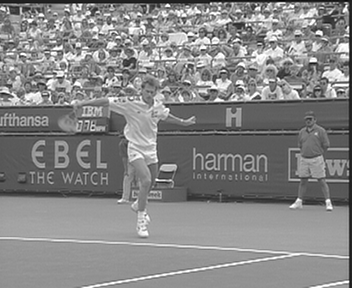
#> input picture O2/Program_Files/frame_25.png, 352 x 288 px; its folder holds 3 pictures in this run
$ python Assignment2.py
#> lines starting #> are read from the running program, lines starting #| are printed output that depends on the picture
import numpy as np
import glob
from PIL import Image
import matplotlib.pyplot as plt

## Task 4: Prediction

# Loading and opening images
img_path = glob.glob('Program_Files/*.png')
img_data = []
for path in img_path:
    img_data.append(np.array(Image.open(path)))


## Defining functions that will go in "main"
def cost_func(curr_block,prev_block):
    return np.mean((curr_block - prev_block)**2)

def get_block(img_nr, idx_y, idx_x, size=16):
    """
    Outputs a block with dimentions (size, size).

    Input description:
    img_nr: which image in img_data that is evaluated
    idx_y : index along y axis
    idx_x : index along x axis
    size  : size of block

    Return: Matrix with dimentions (size, size)
    """
    return img_data[img_nr][idx_y:(idx_y+size), idx_x:(idx_x+size)]

def search(img_nr, idx_y, idx_x, size=16):
    """
    Searches in block of 32 pixels.

    Return: new coordinate of block
    """
    block_list = []
    coord_list = []
    v_range = 32
    # Get surrounding blocks, and their start coordinate
    for y in range(0,v_range,size):
        for x in range(0,v_range,size):
            block_list.append(get_block(img_nr-1, idx_y+y, idx_x+x, size))
            coord_list.append((idx_x+x, idx_y+y))

    # Compare the blocks aquired above with the current block
    val_list = []
    current_block = get_block(img_nr, idx_y, idx_x, size)
    for block in block_list:
        if block.shape[0] and block.shape[1]:
            val_list.append(cost_func(current_block, block))
        else:
            val_list.append(100) # Edge "compensation"

    # Get index of block with lowest difference
    disp_indx = np.argmin(val_list)

    # Return the new coordinate (if the block has moved)
    return coord_list[disp_indx]


def scan_img(img_data, img_nr,size=16):
    """
    Returns the old coordinates of the block and its direction
    as 4 separate matrixes.

    Input:
    img_data: list of images
    img_nr: which image in the image list that will be
            evaluated
    size: size of block (/macro block)

    Return: old_x, old_y, new_x, new_y
    """
#> called with img_nr = 1, size = 16
    orig_vec_x = []
    orig_vec_y = []
    new_vec_x  = []
    new_vec_y  = []
    for y in range(0,(img_data[img_nr].shape)[0],size):
        o_vec_x = []
        o_vec_y = []
        n_vec_x = []
        n_vec_y = []
        for x in range(0,(img_data[img_nr].shape)[1],size):
            # Use search(..) on current block and get new coordinates
            new = search(img_nr, y, x, size)

            # Store old coordinates of the block
            o_vec_x.append(x)
            o_vec_y.append(y)
            # Get displacement of block, pointing at previous block location
            n_vec_x.append(new[0]-x)
            n_vec_y.append(new[1]-y)

        # Add values to matrix
        orig_vec_x.append(o_vec_x)
        orig_vec_y.append(o_vec_y)
        new_vec_x.append(n_vec_x)
        new_vec_y.append(n_vec_y)

    # Convert matrices to numpy matrices and return them
    return np.array(orig_vec_x), np.array(orig_vec_y), np.array(new_vec_x), np.array(new_vec_y)


def main ():
    # Values for 16x16 macro blocks
    old_x_1, old_y_1, new_x_1, new_y_1 = scan_img(img_data,1,size=16)
    old_x_2, old_y_2, new_x_2, new_y_2 = scan_img(img_data,2,size=16)

    # Plotting of movement
    fig, ax = plt.subplots()
    ax.set_title('Movement from frame N-1 to N')
    ax.quiver(old_x_1, old_y_1, new_x_1, new_y_1,
            color="C1", angles='xy',
            scale_units='xy', scale=1, width=0.01,
            headwidth=4, minshaft=1.5)
    plt.gca().invert_yaxis()
    plt.show()
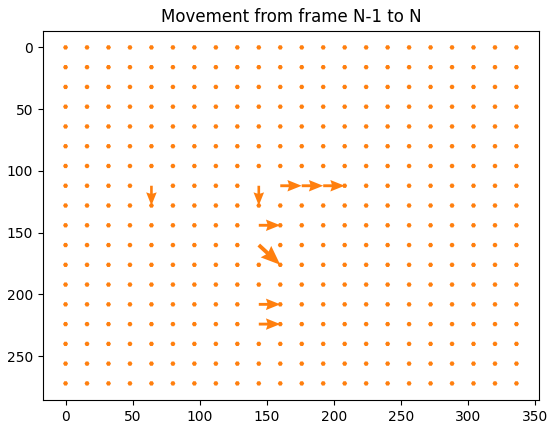
#> figure drawn by matplotlib, 1 panel

    fig, ax = plt.subplots()
    ax.set_title('Movement from frame N to N+1')
    ax.quiver(old_x_2, old_y_2, new_x_2, new_y_2,
            color="C1", angles='xy',
            scale_units='xy', scale=1, width=0.01,
            headwidth=4, minshaft=1.5)
    plt.gca().invert_yaxis()
    plt.show()

    # Values for regular 8x8 blocks
    old_x_1_8, old_y_1_8, new_x_1_8, new_y_1_8 = scan_img(img_data,1,size=8)
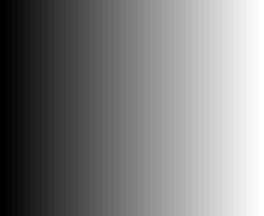
#> old_x_1_8: shape (36, 44) int64 (shown 6 times larger); min 0, max 344, mean 172; drawn with min black and max white
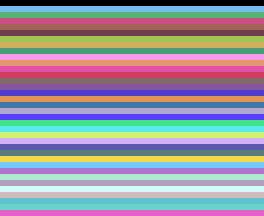
#> old_y_1_8: shape (36, 44) int64 (shown 6 times larger); 36 distinct labels, from 0 to 280; one colour per label, 0 black
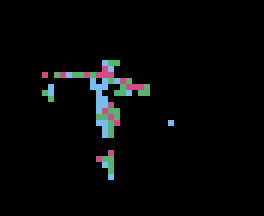
#> new_x_1_8: shape (36, 44) int64 (shown 6 times larger); 4 distinct labels, from 0 to 24; one colour per label, 0 black
#> new_y_1_8: shape (36, 44) int64; 4 distinct labels, from 0 to 24
    old_x_2_8, old_y_2_8, new_x_2_8, new_y_2_8 = scan_img(img_data,2,size=8)
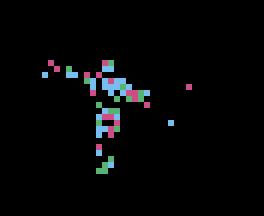
#> new_x_2_8: shape (36, 44) int64 (shown 6 times larger); 4 distinct labels, from 0 to 24; one colour per label, 0 black
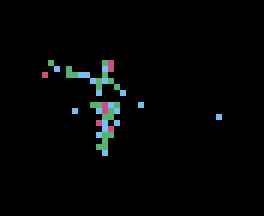
#> new_y_2_8: shape (36, 44) int64 (shown 6 times larger); 4 distinct labels, from 0 to 24; one colour per label, 0 black

    # Plotting of movement
    fig, ax = plt.subplots()
    ax.set_title('Movement from frame N-1 to N for 8x8 px blocks')
    ax.quiver(old_x_1_8, old_y_1_8, new_x_1_8, new_y_1_8,
            color="C1", angles='xy',
            scale_units='xy', scale=1, width=0.01,
            headwidth=4, minshaft=1.5)
    plt.gca().invert_yaxis()
    plt.show()

    fig, ax = plt.subplots()
    ax.set_title('Movement from frame N to N+1 for 8x8 px blocks')
    ax.quiver(old_x_2_8, old_y_2_8, new_x_2_8, new_y_2_8,
            color="C1", angles='xy',
            scale_units='xy', scale=1, width=0.01,
            headwidth=4, minshaft=1.5)
    plt.gca().invert_yaxis()
    plt.show()
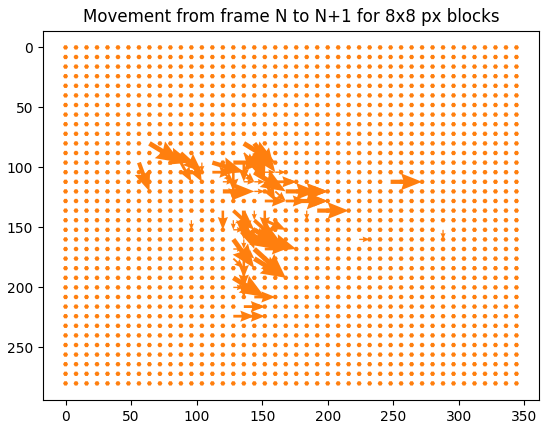
#> figure drawn by matplotlib, 1 panel

main()
